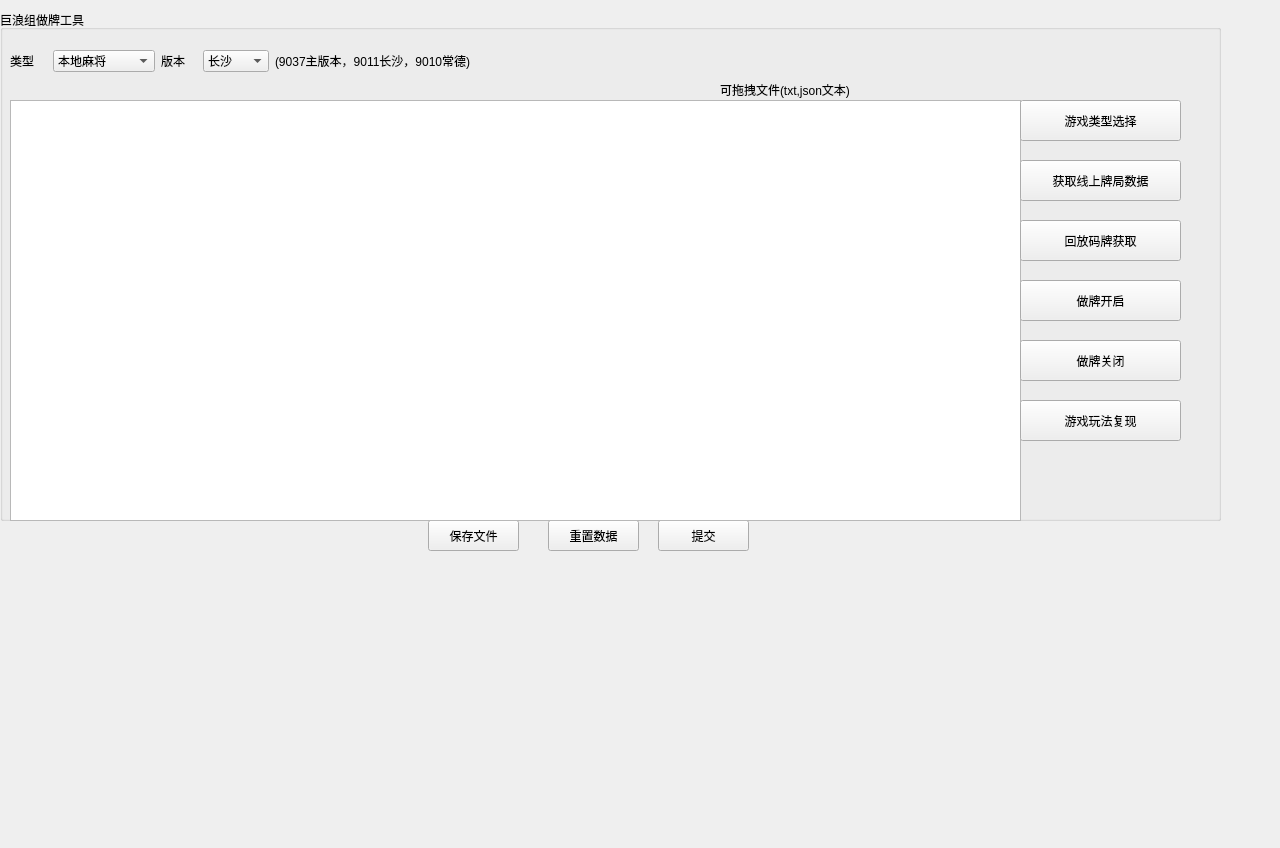
<?xml version="1.0" encoding="UTF-8"?>
<ui version="4.0">
 <class>Form</class>
 <widget class="QWidget" name="Form">
  <property name="geometry">
   <rect>
    <x>0</x>
    <y>0</y>
    <width>1280</width>
    <height>848</height>
   </rect>
  </property>
  <property name="windowTitle">
   <string>Form</string>
  </property>
  <widget class="QPushButton" name="clearBtn">
   <property name="geometry">
    <rect>
     <x>548</x>
     <y>520</y>
     <width>91</width>
     <height>31</height>
    </rect>
   </property>
   <property name="minimumSize">
    <size>
     <width>91</width>
     <height>0</height>
    </size>
   </property>
   <property name="text">
    <string>重置数据</string>
   </property>
  </widget>
  <widget class="QPushButton" name="generatetBtn">
   <property name="geometry">
    <rect>
     <x>658</x>
     <y>520</y>
     <width>91</width>
     <height>31</height>
    </rect>
   </property>
   <property name="text">
    <string>提交</string>
   </property>
  </widget>
  <widget class="QPushButton" name="savefile">
   <property name="geometry">
    <rect>
     <x>428</x>
     <y>520</y>
     <width>91</width>
     <height>31</height>
    </rect>
   </property>
   <property name="minimumSize">
    <size>
     <width>91</width>
     <height>0</height>
    </size>
   </property>
   <property name="text">
    <string>保存文件</string>
   </property>
  </widget>
  <widget class="QGroupBox" name="groupBox">
   <property name="geometry">
    <rect>
     <x>0</x>
     <y>10</y>
     <width>1221</width>
     <height>511</height>
    </rect>
   </property>
   <property name="title">
    <string>巨浪组做牌工具</string>
   </property>
   <widget class="QLabel" name="label_port_2">
    <property name="geometry">
     <rect>
      <x>720</x>
      <y>70</y>
      <width>181</width>
      <height>20</height>
     </rect>
    </property>
    <property name="text">
     <string>可拖拽文件(txt,json文本)</string>
    </property>
   </widget>
   <widget class="QTextEdit" name="plainTextEdit">
    <property name="geometry">
     <rect>
      <x>10</x>
      <y>90</y>
      <width>1011</width>
      <height>421</height>
     </rect>
    </property>
   </widget>
   <widget class="QLabel" name="label_versions_2">
    <property name="geometry">
     <rect>
      <x>390</x>
      <y>270</y>
      <width>91</width>
      <height>20</height>
     </rect>
    </property>
    <property name="text">
     <string/>
    </property>
   </widget>
   <widget class="QToolButton" name="gameTypeBtn">
    <property name="geometry">
     <rect>
      <x>1020</x>
      <y>90</y>
      <width>161</width>
      <height>41</height>
     </rect>
    </property>
    <property name="text">
     <string>游戏类型选择</string>
    </property>
   </widget>
   <widget class="QPushButton" name="startBtn">
    <property name="geometry">
     <rect>
      <x>1020</x>
      <y>270</y>
      <width>161</width>
      <height>41</height>
     </rect>
    </property>
    <property name="text">
     <string>做牌开启</string>
    </property>
   </widget>
   <widget class="QPushButton" name="startBtnOff">
    <property name="geometry">
     <rect>
      <x>1020</x>
      <y>330</y>
      <width>161</width>
      <height>41</height>
     </rect>
    </property>
    <property name="text">
     <string>做牌关闭</string>
    </property>
   </widget>
   <widget class="QWidget" name="layoutWidget">
    <property name="geometry">
     <rect>
      <x>10</x>
      <y>40</y>
      <width>461</width>
      <height>22</height>
     </rect>
    </property>
    <layout class="QHBoxLayout" name="horizontalLayout">
     <item>
      <widget class="QLabel" name="label_versions">
       <property name="text">
        <string>类型</string>
       </property>
      </widget>
     </item>
     <item>
      <widget class="QComboBox" name="weatherComboBox">
       <item>
        <property name="text">
         <string>本地麻将</string>
        </property>
       </item>
       <item>
        <property name="text">
         <string>本地跑胡子</string>
        </property>
       </item>
       <item>
        <property name="text">
         <string>本地跑得快</string>
        </property>
       </item>
       <item>
        <property name="text">
         <string>测试服麻将</string>
        </property>
       </item>
       <item>
        <property name="text">
         <string>测试服跑胡子</string>
        </property>
       </item>
       <item>
        <property name="text">
         <string>测试服跑得快</string>
        </property>
       </item>
      </widget>
     </item>
     <item>
      <widget class="QLabel" name="label_port">
       <property name="text">
        <string>版本</string>
       </property>
      </widget>
     </item>
     <item>
      <widget class="QComboBox" name="portComboBox">
       <item>
        <property name="text">
         <string>长沙</string>
        </property>
       </item>
       <item>
        <property name="text">
         <string>常德</string>
        </property>
       </item>
       <item>
        <property name="text">
         <string>主版本</string>
        </property>
       </item>
      </widget>
     </item>
     <item>
      <widget class="QLabel" name="label">
       <property name="text">
        <string>(9037主版本，9011长沙，9010常德)</string>
       </property>
      </widget>
     </item>
    </layout>
   </widget>
   <widget class="QPushButton" name="game_method">
    <property name="geometry">
     <rect>
      <x>1020</x>
      <y>390</y>
      <width>161</width>
      <height>41</height>
     </rect>
    </property>
    <property name="text">
     <string>游戏玩法复现</string>
    </property>
   </widget>
  </widget>
  <widget class="QToolButton" name="toolButton">
   <property name="geometry">
    <rect>
     <x>1020</x>
     <y>160</y>
     <width>161</width>
     <height>41</height>
    </rect>
   </property>
   <property name="text">
    <string>获取线上牌局数据</string>
   </property>
  </widget>
  <widget class="QToolButton" name="PBYtoolButton">
   <property name="geometry">
    <rect>
     <x>1020</x>
     <y>220</y>
     <width>161</width>
     <height>41</height>
    </rect>
   </property>
   <property name="text">
    <string>回放码牌获取</string>
   </property>
  </widget>
 </widget>
 <resources/>
 <connections/>
</ui>
